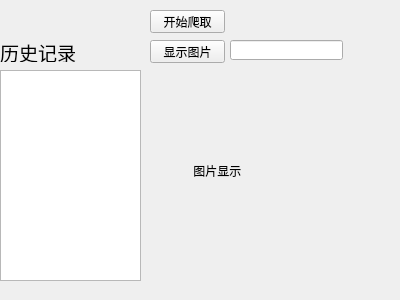
<?xml version="1.0" encoding="UTF-8"?>
<ui version="4.0">
 <class>Form</class>
 <widget class="QWidget" name="Form">
  <property name="geometry">
   <rect>
    <x>0</x>
    <y>0</y>
    <width>400</width>
    <height>300</height>
   </rect>
  </property>
  <property name="windowTitle">
   <string>爬虫工具</string>
  </property>
  <widget class="QPushButton" name="pushButton">
   <property name="geometry">
    <rect>
     <x>150</x>
     <y>10</y>
     <width>75</width>
     <height>23</height>
    </rect>
   </property>
   <property name="text">
    <string>开始爬取</string>
   </property>
  </widget>
  <widget class="QPushButton" name="pushButton_2">
   <property name="geometry">
    <rect>
     <x>150</x>
     <y>40</y>
     <width>75</width>
     <height>23</height>
    </rect>
   </property>
   <property name="text">
    <string>显示图片</string>
   </property>
  </widget>
  <widget class="QLineEdit" name="lineEdit">
   <property name="geometry">
    <rect>
     <x>230</x>
     <y>40</y>
     <width>113</width>
     <height>20</height>
    </rect>
   </property>
  </widget>
  <widget class="QLabel" name="label">
   <property name="geometry">
    <rect>
     <x>150</x>
     <y>70</y>
     <width>211</width>
     <height>201</height>
    </rect>
   </property>
   <property name="text">
    <string>             图片显示</string>
   </property>
  </widget>
  <widget class="QListView" name="listView">
   <property name="geometry">
    <rect>
     <x>0</x>
     <y>70</y>
     <width>141</width>
     <height>211</height>
    </rect>
   </property>
  </widget>
  <widget class="QLabel" name="label_2">
   <property name="geometry">
    <rect>
     <x>0</x>
     <y>42</y>
     <width>81</width>
     <height>20</height>
    </rect>
   </property>
   <property name="font">
    <font>
     <family>Agency FB</family>
     <pointsize>14</pointsize>
    </font>
   </property>
   <property name="text">
    <string>历史记录</string>
   </property>
  </widget>
 </widget>
 <resources/>
 <connections/>
</ui>
